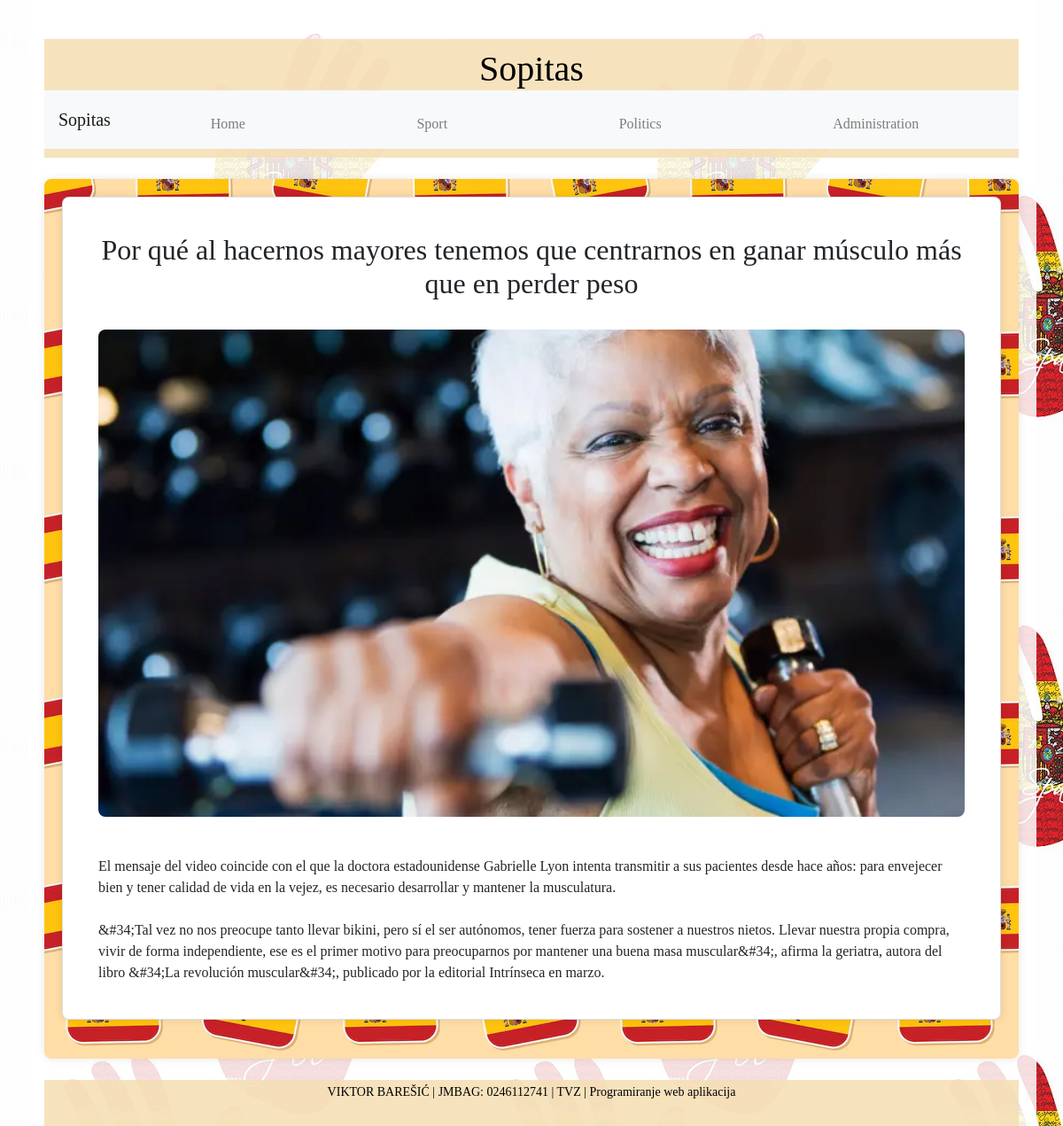
/article.php?id=24, run on the app's committed database.
### tables this page shows
CREATE TABLE `news` (
  `id` int(11) NOT NULL,
  `title` varchar(255) NOT NULL,
  `summary` varchar(255) NOT NULL,
  `image` varchar(255) NOT NULL,
  `category` varchar(50) NOT NULL,
  `content` text NOT NULL
);

### article.php (the view, shortened to what this page needs)
<?php
require __DIR__ . '/config.php';
if (isset($_GET['id'])) {
    $article_id = $_GET['id'];
    $stmt = $conn->prepare("SELECT * FROM news WHERE id = ?");
    $stmt->bind_param('i', $article_id);
    $stmt->execute();
    $result = $stmt->get_result();
    $article = $result->fetch_assoc();
} else {
    die("Article ID not specified.");
}
?>
<!DOCTYPE html>
<html lang="en">
<head>
    <link rel="stylesheet" href="https://stackpath.bootstrapcdn.com/bootstrap/4.5.2/css/bootstrap.min.css">
    <link rel="stylesheet" href="css/style.css">
</head>
<body>
    <div class="container">
        <header class="my-4">
            <div class="header-title">
                <h1>Sopitas</h1>
            </div>
            <nav class="navbar navbar-expand-lg navbar-light bg-light w-100">
                <a class="navbar-brand" href="index.php">Sopitas</a>
                <div class="collapse navbar-collapse" id="navbarNav">
                    <ul class="navbar-nav">
                        <li class="nav-item"><a class="nav-link" href="index.php">Home</a></li>
                        <li class="nav-item"><a class="nav-link" href="sport.php">Sport</a></li>
                        <li class="nav-item"><a class="nav-link" href="politics.php">Politics</a></li>
                        <?php if (isset($_SESSION['username'])): ?>
                            <?php if ($_SESSION['role'] === 'admin'): ?>
                                <li class="nav-item"><a class="nav-link" href="enter_news.php">Enter News</a></li>
                            <?php endif; ?>
                            <li class="nav-item"><a class="nav-link" href="logout.php">Logout</a></li>
                        <?php else: ?>
                            <li class="nav-item"><a class="nav-link" href="administration.php?action=login">Administration</a></li>
                        <?php endif; ?>
                    </ul>
                </div>
            </nav>
        </header>
        <main>
            <article class="card mb-4">
                <div class="card-body">
                    <h2 class="card-title text-center"><?php echo htmlspecialchars($article['title']); ?></h2>
                    <img src="images/<?php echo htmlspecialchars($article['image']); ?>" alt="<?php echo htmlspecialchars($article['title']); ?>" class="img-fluid mb-4 article-image">
                    <div class="article-content">
                        <?php echo nl2br(htmlspecialchars($article['content'])); ?>
                    </div>
                </div>
            </article>
        </main>
        <footer class="text-center mt-4">
            <p>VIKTOR BAREŠIĆ | JMBAG: 0246112741 | TVZ | Programiranje web aplikacija</p>
        </footer>
    </div>
</body>
</html>

### css/style.css (style rules this page uses)
* { margin: 0; padding: 0; box-sizing: border-box; font-family: "Georgia", serif; }
html, body { height: 100%; }
body { background: url('../images/Pattern1.png') repeat; display: flex; justify-content: center; }
header { position: relative; background-color: rgba(245, 222, 179, 0.85); color: black; padding: 10px 0; text-align: center; width: 100%; }
header h1 { margin: 0; color: black; }
nav ul { list-style-type: none; padding: 0; margin: 10px 0; display: flex; justify-content: center; }
nav ul li { margin: 0 10px; }
nav ul li a { color: #fff; text-decoration: none; padding: 10px 15px; display: block; }
.container { background-color: rgba(255, 255, 255, 0.85); flex: 1; display: flex; flex-direction: column; padding: 20px; box-sizing: border-box; }
main { flex: 1; padding: 20px; background: url('../images/Patterns.png') repeat; background-color: rgba(255, 255, 255, 0.85); box-shadow: 0 0 10px rgba(0, 0, 0, 0.1); border-radius: 8px; }
footer { background-color: rgba(245, 222, 179, 0.85); color: black; text-align: center; padding: 3px 0 12px; margin-top: auto; width: 100%; font-size: 14px; }
article { background-color: #fafafa; padding: 20px; margin-bottom: 20px; border-radius: 8px; box-shadow: 0 0 10px rgba(0, 0, 0, 0.1); }
.article-image { width: 100%; height: auto; margin-top: 20px; border-radius: 8px; }
.article-content { margin-top: 20px; }
.card { background-color: #fff; box-shadow: 0 0 10px rgba(0, 0, 0, 0.1); border-radius: 8px; }

### article.php (style rules this page uses)
.header-title { display: flex; justify-content: space-between; align-items: center; position: relative; }
.header-title h1 { flex-grow: 1; text-align: center; }
.navbar-nav { flex: 1; display: flex; justify-content: space-around; }
.article-image { max-width: 100%; height: auto; }

### data on the page
news: title "Por qué al hacernos mayores tenemos que centrarnos en ganar músculo más que en perder peso", image (picture), content "El mensaje del video coincide con el que la doctora estadounidense Gabrielle Lyon intenta transmitir a sus pacientes desde hace años: para envejecer bien y tener calidad de vida en la vejez, es necesario desarrollar y mantener la musculatura. &#34;Tal vez no nos preocupe tanto llevar bikini, pero sí el ser autónomos, tener fuerza para sostener a nuestros nietos. Llevar nuestra propia compra, vivir de forma independiente, ese es el primer motivo para preocuparnos por mantener una buena masa muscular&#34;, afirma la geriatra, autora del libro &#34;La revolución muscular&#34;, publicado por la editorial Intrínseca en marzo."
